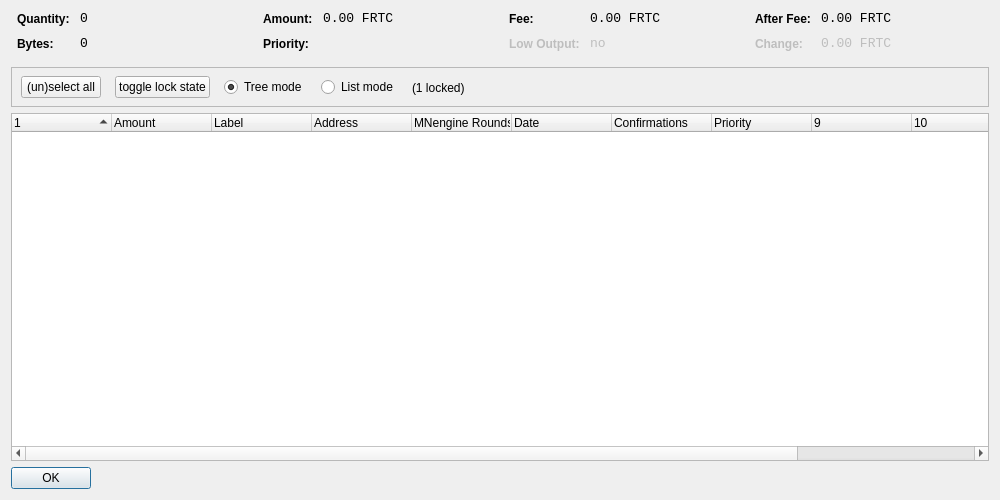
<?xml version="1.0" encoding="UTF-8"?>
<ui version="4.0">
 <class>CoinControlDialog</class>
 <widget class="QDialog" name="CoinControlDialog">
  <property name="geometry">
   <rect>
    <x>0</x>
    <y>0</y>
    <width>1000</width>
    <height>500</height>
   </rect>
  </property>
  <property name="windowTitle">
   <string>Coin Control</string>
  </property>
  <property name="styleSheet">
   <string notr="true"/>
  </property>
  <layout class="QVBoxLayout" name="verticalLayout">
   <item>
    <layout class="QHBoxLayout" name="horizontalLayoutTop" stretch="0,0,0,0">
     <property name="topMargin">
      <number>0</number>
     </property>
     <property name="bottomMargin">
      <number>10</number>
     </property>
     <item>
      <layout class="QFormLayout" name="formLayoutCoinControl1">
       <property name="horizontalSpacing">
        <number>10</number>
       </property>
       <property name="verticalSpacing">
        <number>10</number>
       </property>
       <property name="leftMargin">
        <number>6</number>
       </property>
       <property name="rightMargin">
        <number>6</number>
       </property>
       <item row="0" column="0">
        <widget class="QLabel" name="labelCoinControlQuantityText">
         <property name="styleSheet">
          <string notr="true">font-weight:bold;</string>
         </property>
         <property name="text">
          <string>Quantity:</string>
         </property>
        </widget>
       </item>
       <item row="0" column="1">
        <widget class="QLabel" name="labelCoinControlQuantity">
         <property name="font">
          <font>
           <family>Monospace</family>
           <pointsize>10</pointsize>
          </font>
         </property>
         <property name="cursor">
          <cursorShape>IBeamCursor</cursorShape>
         </property>
         <property name="contextMenuPolicy">
          <enum>Qt::ActionsContextMenu</enum>
         </property>
         <property name="text">
          <string notr="true">0</string>
         </property>
         <property name="textInteractionFlags">
          <set>Qt::LinksAccessibleByMouse|Qt::TextSelectableByKeyboard|Qt::TextSelectableByMouse</set>
         </property>
        </widget>
       </item>
       <item row="1" column="0">
        <widget class="QLabel" name="labelCoinControlBytesText">
         <property name="styleSheet">
          <string notr="true">font-weight:bold;</string>
         </property>
         <property name="text">
          <string>Bytes:</string>
         </property>
        </widget>
       </item>
       <item row="1" column="1">
        <widget class="QLabel" name="labelCoinControlBytes">
         <property name="font">
          <font>
           <family>Monospace</family>
           <pointsize>10</pointsize>
          </font>
         </property>
         <property name="cursor">
          <cursorShape>IBeamCursor</cursorShape>
         </property>
         <property name="contextMenuPolicy">
          <enum>Qt::ActionsContextMenu</enum>
         </property>
         <property name="text">
          <string notr="true">0</string>
         </property>
         <property name="textInteractionFlags">
          <set>Qt::LinksAccessibleByMouse|Qt::TextSelectableByKeyboard|Qt::TextSelectableByMouse</set>
         </property>
        </widget>
       </item>
      </layout>
     </item>
     <item>
      <layout class="QFormLayout" name="formLayoutCoinControl2">
       <property name="horizontalSpacing">
        <number>10</number>
       </property>
       <property name="verticalSpacing">
        <number>10</number>
       </property>
       <property name="leftMargin">
        <number>6</number>
       </property>
       <property name="rightMargin">
        <number>6</number>
       </property>
       <item row="0" column="0">
        <widget class="QLabel" name="labelCoinControlAmountText">
         <property name="styleSheet">
          <string notr="true">font-weight:bold;</string>
         </property>
         <property name="text">
          <string>Amount:</string>
         </property>
        </widget>
       </item>
       <item row="0" column="1">
        <widget class="QLabel" name="labelCoinControlAmount">
         <property name="font">
          <font>
           <family>Monospace</family>
           <pointsize>10</pointsize>
          </font>
         </property>
         <property name="cursor">
          <cursorShape>IBeamCursor</cursorShape>
         </property>
         <property name="contextMenuPolicy">
          <enum>Qt::ActionsContextMenu</enum>
         </property>
         <property name="text">
          <string notr="true">0.00 FRTC</string>
         </property>
         <property name="textInteractionFlags">
          <set>Qt::LinksAccessibleByMouse|Qt::TextSelectableByKeyboard|Qt::TextSelectableByMouse</set>
         </property>
        </widget>
       </item>
       <item row="1" column="0">
        <widget class="QLabel" name="labelCoinControlPriorityText">
         <property name="styleSheet">
          <string notr="true">font-weight:bold;</string>
         </property>
         <property name="text">
          <string>Priority:</string>
         </property>
        </widget>
       </item>
       <item row="1" column="1">
        <widget class="QLabel" name="labelCoinControlPriority">
         <property name="font">
          <font>
           <family>Monospace</family>
           <pointsize>10</pointsize>
          </font>
         </property>
         <property name="cursor">
          <cursorShape>IBeamCursor</cursorShape>
         </property>
         <property name="contextMenuPolicy">
          <enum>Qt::ActionsContextMenu</enum>
         </property>
         <property name="text">
          <string/>
         </property>
         <property name="textInteractionFlags">
          <set>Qt::LinksAccessibleByMouse|Qt::TextSelectableByKeyboard|Qt::TextSelectableByMouse</set>
         </property>
        </widget>
       </item>
      </layout>
     </item>
     <item>
      <layout class="QFormLayout" name="formLayoutCoinControl3">
       <property name="horizontalSpacing">
        <number>10</number>
       </property>
       <property name="verticalSpacing">
        <number>10</number>
       </property>
       <property name="leftMargin">
        <number>6</number>
       </property>
       <property name="rightMargin">
        <number>6</number>
       </property>
       <item row="0" column="0">
        <widget class="QLabel" name="labelCoinControlFeeText">
         <property name="styleSheet">
          <string notr="true">font-weight:bold;</string>
         </property>
         <property name="text">
          <string>Fee:</string>
         </property>
        </widget>
       </item>
       <item row="0" column="1">
        <widget class="QLabel" name="labelCoinControlFee">
         <property name="font">
          <font>
           <family>Monospace</family>
           <pointsize>10</pointsize>
          </font>
         </property>
         <property name="cursor">
          <cursorShape>IBeamCursor</cursorShape>
         </property>
         <property name="contextMenuPolicy">
          <enum>Qt::ActionsContextMenu</enum>
         </property>
         <property name="text">
          <string notr="true">0.00 FRTC</string>
         </property>
         <property name="textInteractionFlags">
          <set>Qt::LinksAccessibleByMouse|Qt::TextSelectableByKeyboard|Qt::TextSelectableByMouse</set>
         </property>
        </widget>
       </item>
       <item row="1" column="0">
        <widget class="QLabel" name="labelCoinControlLowOutputText">
         <property name="enabled">
          <bool>false</bool>
         </property>
         <property name="styleSheet">
          <string notr="true">font-weight:bold;</string>
         </property>
         <property name="text">
          <string>Low Output:</string>
         </property>
        </widget>
       </item>
       <item row="1" column="1">
        <widget class="QLabel" name="labelCoinControlLowOutput">
         <property name="enabled">
          <bool>false</bool>
         </property>
         <property name="font">
          <font>
           <family>Monospace</family>
           <pointsize>10</pointsize>
          </font>
         </property>
         <property name="cursor">
          <cursorShape>IBeamCursor</cursorShape>
         </property>
         <property name="contextMenuPolicy">
          <enum>Qt::ActionsContextMenu</enum>
         </property>
         <property name="text">
          <string notr="true">no</string>
         </property>
         <property name="textInteractionFlags">
          <set>Qt::LinksAccessibleByMouse|Qt::TextSelectableByKeyboard|Qt::TextSelectableByMouse</set>
         </property>
        </widget>
       </item>
      </layout>
     </item>
     <item>
      <layout class="QFormLayout" name="formLayoutCoinControl4">
       <property name="horizontalSpacing">
        <number>10</number>
       </property>
       <property name="verticalSpacing">
        <number>10</number>
       </property>
       <property name="leftMargin">
        <number>6</number>
       </property>
       <property name="rightMargin">
        <number>6</number>
       </property>
       <item row="0" column="0">
        <widget class="QLabel" name="labelCoinControlAfterFeeText">
         <property name="styleSheet">
          <string notr="true">font-weight:bold;</string>
         </property>
         <property name="text">
          <string>After Fee:</string>
         </property>
        </widget>
       </item>
       <item row="0" column="1">
        <widget class="QLabel" name="labelCoinControlAfterFee">
         <property name="font">
          <font>
           <family>Monospace</family>
           <pointsize>10</pointsize>
          </font>
         </property>
         <property name="cursor">
          <cursorShape>IBeamCursor</cursorShape>
         </property>
         <property name="contextMenuPolicy">
          <enum>Qt::ActionsContextMenu</enum>
         </property>
         <property name="text">
          <string notr="true">0.00 FRTC</string>
         </property>
         <property name="textInteractionFlags">
          <set>Qt::LinksAccessibleByMouse|Qt::TextSelectableByKeyboard|Qt::TextSelectableByMouse</set>
         </property>
        </widget>
       </item>
       <item row="1" column="0">
        <widget class="QLabel" name="labelCoinControlChangeText">
         <property name="enabled">
          <bool>false</bool>
         </property>
         <property name="styleSheet">
          <string notr="true">font-weight:bold;</string>
         </property>
         <property name="text">
          <string>Change:</string>
         </property>
        </widget>
       </item>
       <item row="1" column="1">
        <widget class="QLabel" name="labelCoinControlChange">
         <property name="enabled">
          <bool>false</bool>
         </property>
         <property name="font">
          <font>
           <family>Monospace</family>
           <pointsize>10</pointsize>
          </font>
         </property>
         <property name="cursor">
          <cursorShape>IBeamCursor</cursorShape>
         </property>
         <property name="contextMenuPolicy">
          <enum>Qt::ActionsContextMenu</enum>
         </property>
         <property name="text">
          <string notr="true">0.00 FRTC</string>
         </property>
         <property name="textInteractionFlags">
          <set>Qt::LinksAccessibleByMouse|Qt::TextSelectableByKeyboard|Qt::TextSelectableByMouse</set>
         </property>
        </widget>
       </item>
      </layout>
     </item>
    </layout>
   </item>
   <item>
    <widget class="QFrame" name="frame">
     <property name="minimumSize">
      <size>
       <width>0</width>
       <height>40</height>
      </size>
     </property>
     <property name="frameShape">
      <enum>QFrame::StyledPanel</enum>
     </property>
     <property name="frameShadow">
      <enum>QFrame::Sunken</enum>
     </property>
     <widget class="QWidget" name="horizontalLayoutWidget">
      <property name="geometry">
       <rect>
        <x>10</x>
        <y>0</y>
        <width>781</width>
        <height>41</height>
       </rect>
      </property>
      <layout class="QHBoxLayout" name="horizontalLayoutPanel" stretch="0,0,0,0,0">
       <property name="spacing">
        <number>14</number>
       </property>
       <item>
        <widget class="QPushButton" name="pushButtonSelectAll">
         <property name="sizePolicy">
          <sizepolicy hsizetype="Maximum" vsizetype="Fixed">
           <horstretch>0</horstretch>
           <verstretch>0</verstretch>
          </sizepolicy>
         </property>
         <property name="text">
          <string>(un)select all</string>
         </property>
        </widget>
       </item>
        <item>
         <widget class="QPushButton" name="pushButtonToggleLock">
          <property name="sizePolicy">
           <sizepolicy hsizetype="Maximum" vsizetype="Fixed">
            <horstretch>0</horstretch>
            <verstretch>0</verstretch>
           </sizepolicy>
          </property>
          <property name="text">
           <string>toggle lock state</string>
          </property>
          <property name="autoDefault">
           <bool>false</bool>
          </property>
         </widget>
        </item>
       <item>
        <widget class="QRadioButton" name="radioTreeMode">
         <property name="sizePolicy">
          <sizepolicy hsizetype="Maximum" vsizetype="Fixed">
           <horstretch>0</horstretch>
           <verstretch>0</verstretch>
          </sizepolicy>
         </property>
         <property name="text">
          <string>Tree mode</string>
         </property>
         <property name="checked">
          <bool>true</bool>
         </property>
        </widget>
       </item>
       <item>
        <widget class="QRadioButton" name="radioListMode">
         <property name="sizePolicy">
          <sizepolicy hsizetype="Maximum" vsizetype="Fixed">
           <horstretch>0</horstretch>
           <verstretch>0</verstretch>
          </sizepolicy>
         </property>
         <property name="text">
          <string>List mode</string>
         </property>
        </widget>
       </item>
        <item>
         <widget class="QLabel" name="labelLocked">
          <property name="text">
           <string>(1 locked)</string>
          </property>
         </widget>
        </item>
       <item>
        <spacer name="horizontalSpacer">
         <property name="orientation">
          <enum>Qt::Horizontal</enum>
         </property>
         <property name="sizeHint" stdset="0">
          <size>
           <width>40</width>
           <height>20</height>
          </size>
         </property>
        </spacer>
       </item>
      </layout>
     </widget>
    </widget>
   </item>
   <item>
    <widget class="CoinControlTreeWidget" name="treeWidget">
     <property name="contextMenuPolicy">
      <enum>Qt::CustomContextMenu</enum>
     </property>
     <property name="sortingEnabled">
      <bool>false</bool>
     </property>
     <property name="columnCount">
      <number>12</number>
     </property>
     <attribute name="headerShowSortIndicator" stdset="0">
      <bool>true</bool>
     </attribute>
     <attribute name="headerStretchLastSection">
      <bool>false</bool>
     </attribute>
     <column>
      <property name="text">
       <string/>
      </property>
     </column>
     <column>
      <property name="text">
       <string>Amount</string>
      </property>
     </column>
     <column>
      <property name="text">
       <string>Label</string>
      </property>
     </column>
     <column>
      <property name="text">
       <string>Address</string>
      </property>
     </column>
     <column>
      <property name="text">
       <string>MNengine Rounds</string>
      </property>
     </column>
     <column>
      <property name="text">
       <string>Date</string>
      </property>
     </column>
     <column>
      <property name="text">
       <string>Confirmations</string>
      </property>
      <property name="toolTip">
       <string>Confirmed</string>
      </property>
     </column>
     <column>
      <property name="text">
       <string>Priority</string>
      </property>
     </column>
     <column>
      <property name="text">
       <string/>
      </property>
     </column>
     <column>
      <property name="text">
       <string/>
      </property>
     </column>
     <column>
      <property name="text">
       <string/>
      </property>
     </column>
     <column>
      <property name="text">
       <string/>
      </property>
     </column>
    </widget>
   </item>
   <item>
    <widget class="QDialogButtonBox" name="buttonBox">
     <property name="sizePolicy">
      <sizepolicy hsizetype="Maximum" vsizetype="Fixed">
       <horstretch>0</horstretch>
       <verstretch>0</verstretch>
      </sizepolicy>
     </property>
     <property name="orientation">
      <enum>Qt::Horizontal</enum>
     </property>
     <property name="standardButtons">
      <set>QDialogButtonBox::Ok</set>
     </property>
    </widget>
   </item>
  </layout>
 </widget>
 <customwidgets>
  <customwidget>
   <class>CoinControlTreeWidget</class>
   <extends>QTreeWidget</extends>
   <header>coincontroltreewidget.h</header>
  </customwidget>
 </customwidgets>
 <resources/>
 <connections/>
</ui>
